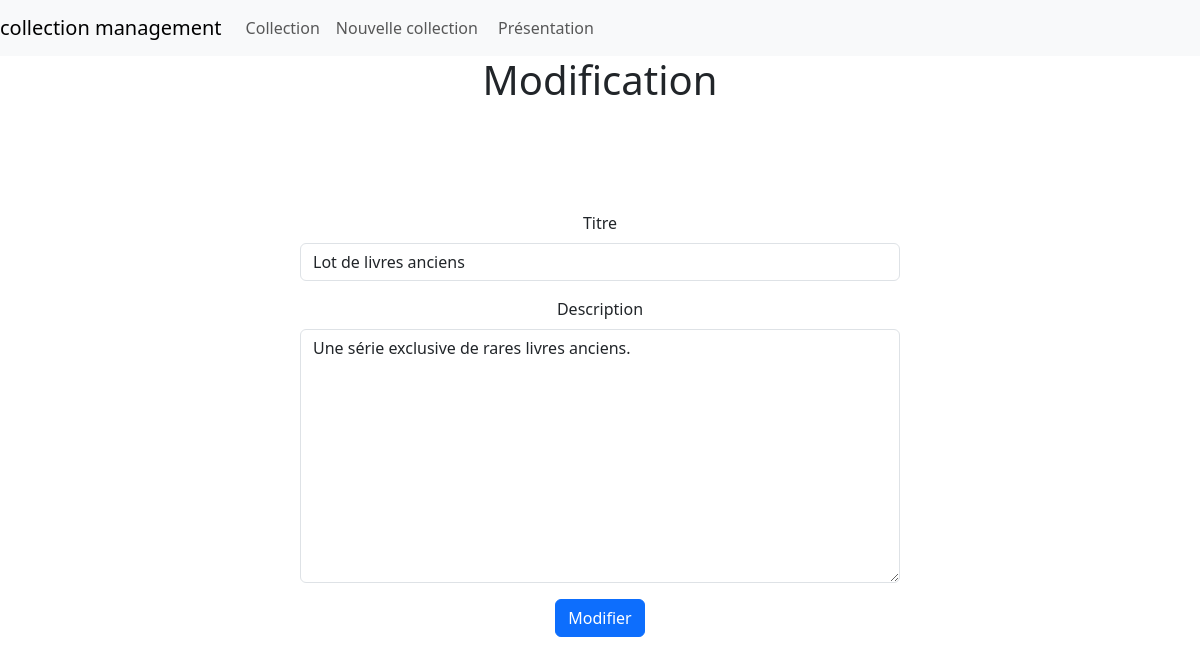
/change/4, run on the app's committed database.
### collec_management/models.py (models this page shows, shortened)
class Collec ( models . Model ):
    title = models.CharField(max_length=100, null=False, blank=False)
    description = models.TextField(null=False, blank=False)
    creation_date = models.DateField(null=False, blank=False)

### collec_management/views.py (the view)
# urls.py: path('change/<int:collec_id>', views.edit_collec, name="edit"),
def edit_collec (request, collec_id) :
    collec = get_object_or_404(Collec, pk=collec_id)
    if request.method == "POST" :
        form = CollecForm(request.POST, instance=collec)
        id = check_save(form)
        return HttpResponseRedirect(f"/change/{collec.id}")
    else:
        form = CollecForm(instance = collec)
    return render(
        request,
        "collec_management/modificationCollec.html",
        {"form":form, "button_label" : "Modifier"}
    )

### collec_management/form.py
class CollecForm(forms.ModelForm):
    class Meta:
        model = Collec
        fields = ['title', 'description']
        labels = {
            "title" : "Titre",
            "description" : "Description"
        }

### collec_management/templates/collec_management/modificationCollec.html (shortened to what this page needs)
{% extends "collec_management/main.html" %}
{% load django_bootstrap5 %}
{% block title %}<div class = "text-center">Modification</div>{% endblock %}
{% block content %}
<div class="d-flex justify-content-center align-items-center" style="min-height: 80vh;">
    <form method="POST" class="text-center w-50">
        <fieldset>
            {% bootstrap_form form %}
            <button type = "submit" class = "btn btn-primary" >
                {{ button_label }}
            </button>
        </fieldset>
    </form>
</div>
{% endblock %}

### data on the page
Collec: title "Lot de livres anciens", description "Une série exclusive de rares livres anciens."

### other printed values
{{ button_label }} "Modifier"
